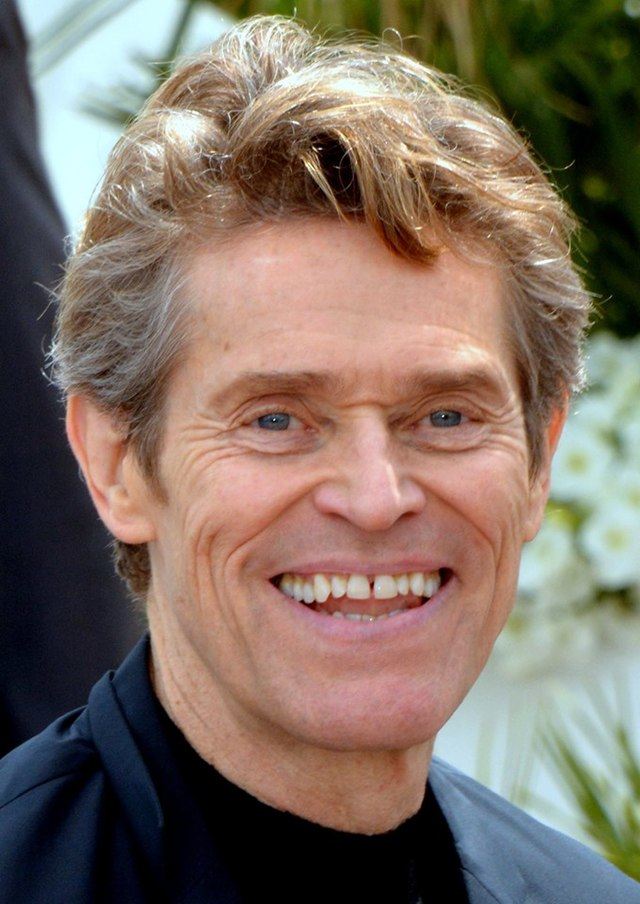
#> input picture dafoe.jpg, 640 x 904 px
$ python main.py
#> lines starting #> are read from the running program, lines starting #| are printed output that depends on the picture; after the words box and inside, x2 and y2 are one past the last pixel; in counts of white or black regions, pixels touching at a corner belong together
import numpy as np
import cv2 as cv
from scipy.interpolate import UnivariateSpline


def orb_features(filename):
#> called with filename = 'dafoe.jpg'
    image = cv.imread(filename)
#> image is the input picture: shape (904, 640, 3); mean B, G, R 100.1, 111.8, 126.9
    orb = cv.ORB_create()
    kp = orb.detect(image, None)
#> kp = 500 keypoints; strongest (x, y, size): (320, 148, 31), (319, 149, 37.2), (313, 148, 31), (274, 419, 31)
    kp, des = orb.compute(image, kp)
    image = cv.drawKeypoints(image, kp, None, color=(255, 0, 0), flags=0)
    cv.imwrite('orb_features_' + filename, image)


def sift_features(filename):
#> called with filename = 'dafoe.jpg'
    image = cv.imread(filename)
    sift = cv.SIFT_create()
    kp = sift.detect(image, None)
#> kp = 2214 keypoints; strongest (x, y, size): (320, 149, 1.8), (314, 148, 1.9), (44, 373, 1.8), (372, 585, 3.6)
    image = cv.drawKeypoints(image, kp, image)
#> image: shape (904, 640, 3); 12.99% of pixels changed, all inside (x1, y1, x2, y2) = (0, 5, 634, 904)
    cv.imwrite('sift_features_' + filename, image)


def canny_edges(filename):
#> called with filename = 'dafoe.jpg'
    img = cv.imread(filename)
    edges = cv.Canny(img, 100, 200)
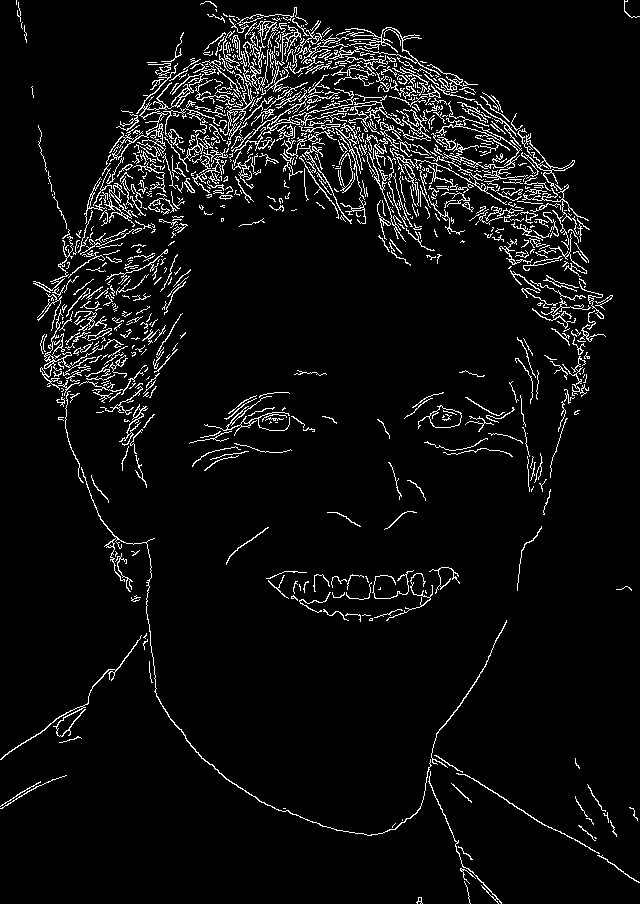
#> edges: shape (904, 640); 5.7% white in thin lines or dots
    cv.imwrite('canny_edges_' + filename, edges)


def grayscale(filename):
#> called with filename = 'dafoe.jpg'
    image = cv.imread(filename, cv.IMREAD_GRAYSCALE)
#> image: shape (904, 640); min 0, max 255, mean 115
    cv.imwrite('grayscale_' + filename, image)


def hsv(filename):
#> called with filename = 'dafoe.jpg'
    image = cv.imread(filename)
    hsv = cv.cvtColor(image, cv.COLOR_BGR2HSV)
#> hsv: shape (904, 640, 3); mean H, S, V 44.8, 101.1, 136.2
    cv.imwrite('hsv_' + filename, hsv)


def flip_vertical(filename):
#> called with filename = 'dafoe.jpg'
    image = cv.imread(filename)
    flip = cv.flip(image, 0)
    cv.imwrite('flip_vertical_' + filename, flip)


def flip_horizontal(filename):
#> called with filename = 'dafoe.jpg'
    image = cv.imread(filename)
    flip = cv.flip(image, 1)
    cv.imwrite('flip_horizontal_' + filename, flip)


def rotate_45_degree(filename):
#> called with filename = 'dafoe.jpg'
    image = cv.imread(filename)
    image_center = tuple(np.array(image.shape[1::-1]) / 2)
#> image_center = (320, 452)
    rot_mat = cv.getRotationMatrix2D(image_center, 45, 1.0)
    result = cv.warpAffine(image, rot_mat, image.shape[1::-1])
    cv.imwrite('rotate_45_degree_' + filename, result)


def rotate_30_degree(filename, x, y):
#> called with filename = 'dafoe.jpg', x = 200, y = 300
    image = cv.imread(filename)
    dot = x, y
    rot_mat = cv.getRotationMatrix2D(dot, 30, 1.0)
    result = cv.warpAffine(image, rot_mat, image.shape[1::-1])
    cv.imwrite('rotate_30_degree_' + filename, result)


def shift_10_pixels(filename):
#> called with filename = 'dafoe.jpg'
    image = cv.imread(filename)
    mtx = np.float32([[1, 0, 10], [0, 1, 0]])
    res = cv.warpAffine(image, mtx, image.shape[1::-1])
    cv.imwrite('shift_10_pixels_' + filename, res)


def change_brightness(filename, brightness):
#> called with filename = 'dafoe.jpg', brightness = 30
    image = cv.imread(filename)
    hsv = cv.cvtColor(image, cv.COLOR_BGR2HSV)
    h, s, v = cv.split(hsv)

    if brightness > 0:
        brightness = np.uint8(brightness)
        lim = 255 - brightness
        v[v > lim] = 255
#> v: shape (904, 640); min 0, max 255, mean 137.1
        v[v <= lim] += brightness
    if brightness < 0:
        brightness = np.uint8(-brightness)
        lim = brightness
        v[v < lim] = 0
        v[v >= lim] -= brightness

    final_hsv = cv.merge((h, s, v))
#> final_hsv: shape (904, 640, 3); mean H, S, V 44.8, 101.1, 165.2
    image = cv.cvtColor(final_hsv, cv.COLOR_HSV2BGR)
#> image: shape (904, 640, 3)
    cv.imwrite('change_brightness_' + filename, image)


def change_contrast(filename, contrast):
#> called with filename = 'dafoe.jpg', contrast = 20
    image = cv.imread(filename)
    contrast *= 2
    f = 131 * (contrast + 127) / (127 * (131 - contrast))
    alpha = f
    gamma = 127 * (1 - f)
    image = cv.addWeighted(image, alpha, image, 0, gamma)
    cv.imwrite('change_contrast_' + filename, image)


def gamma_correction(filename, gamma):
#> called with filename = 'dafoe.jpg', gamma = 0.7
    image = cv.imread(filename)

    deg = 1 / gamma
    table = [pow(i / 255, deg) * 255 for i in range(256)]
    table = np.array(table, np.uint8)

    image = cv.LUT(image, table)
    cv.imwrite('gamma_correction_' + filename, image)


def equalize_histogram(filename):
#> called with filename = 'dafoe.jpg'
    image = cv.imread(filename, cv.IMREAD_GRAYSCALE)
    image = cv.equalizeHist(image)
#> image: shape (904, 640)
    cv.imwrite('equalize_histogram_' + filename, image)


def warming_filter(filename):
#> called with filename = 'dafoe.jpg'
    image = cv.imread(filename)

    def create_LUT(x, y):
        spl = UnivariateSpline(x, y)
        return spl(range(256))

    incr = create_LUT([0, 64, 128, 192, 256], [0, 70, 140, 210, 256]).astype(np.uint8)
    decr = create_LUT([0, 64, 128, 192, 256], [0, 30, 80, 120, 192]).astype(np.uint8)

    b, g, r = cv.split(image)
    r = cv.LUT(r, incr).astype(np.uint8)
    b = cv.LUT(b, decr).astype(np.uint8)
    image = cv.merge((b, g, r))
#> image: shape (904, 640, 3)

    h, s, v = cv.split(cv.cvtColor(image, cv.COLOR_RGB2HSV))
    s = cv.LUT(s, incr).astype(np.uint8)
    image = cv.cvtColor(cv.merge((h, s, v)), cv.COLOR_HSV2RGB)

    cv.imwrite('warming_filter_' + filename, image)


def cooling_filter(filename):
#> called with filename = 'dafoe.jpg'
    image = cv.imread(filename)

    def create_LUT(x, y):
        spl = UnivariateSpline(x, y)
        return spl(range(256))

    incr = create_LUT([0, 64, 128, 192, 256], [0, 70, 140, 210, 256]).astype(np.uint8)
    decr = create_LUT([0, 64, 128, 192, 256], [0, 30, 80, 120, 192]).astype(np.uint8)

    b, g, r = cv.split(image)
    b = cv.LUT(r, incr).astype(np.uint8)
    r = cv.LUT(b, decr).astype(np.uint8)
    image = cv.merge((b, g, r))

    h, s, v = cv.split(cv.cvtColor(image, cv.COLOR_RGB2HSV))
    s = cv.LUT(s, decr).astype(np.uint8)
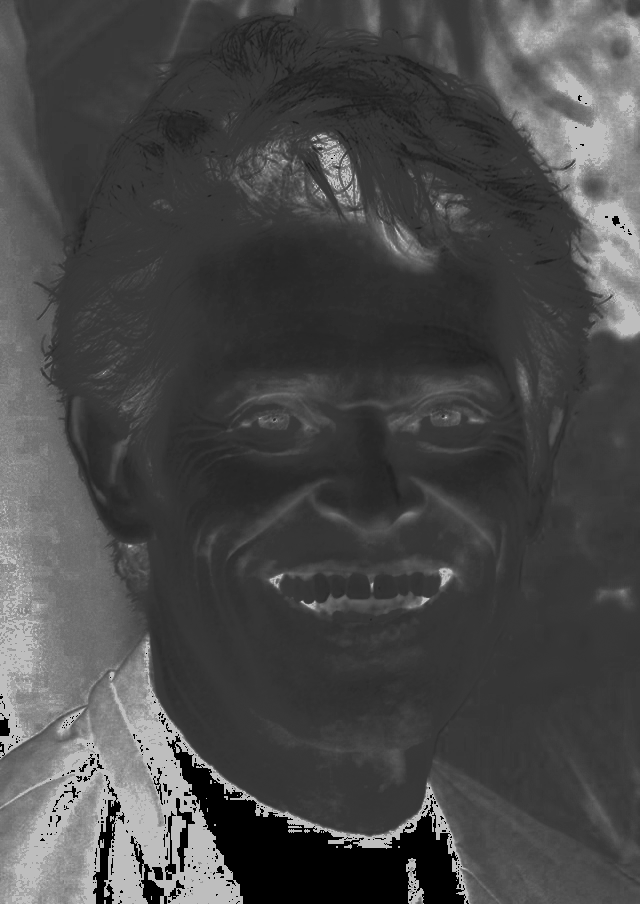
#> s: shape (904, 640); min 0, max 190, mean 72.6
    image = cv.cvtColor(cv.merge((h, s, v)), cv.COLOR_HSV2RGB)
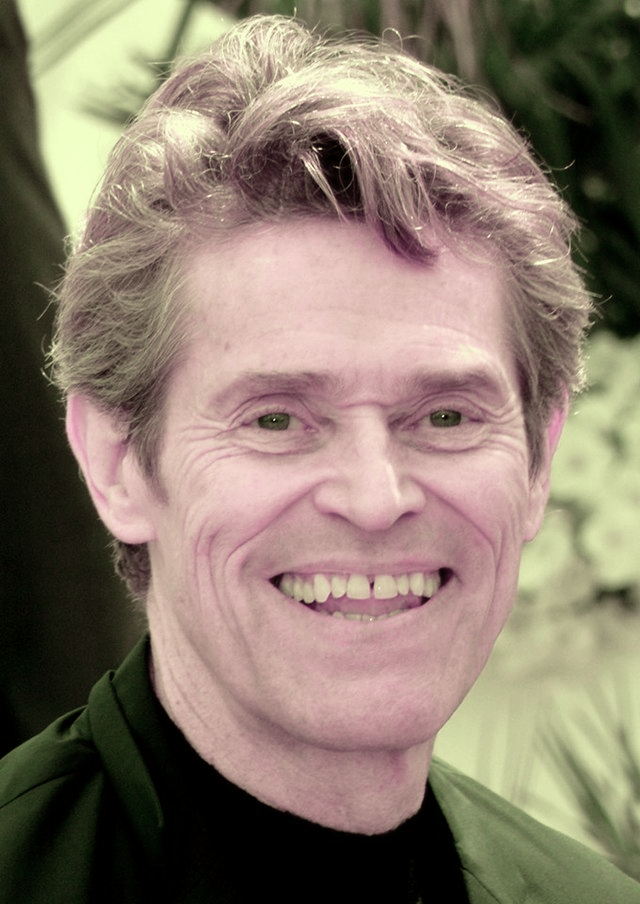
#> image: shape (904, 640, 3); mean R, G, B 138.6, 124.1, 109.1

    cv.imwrite('cooling_filter_' + filename, image)


def colormap(filename, template_filename):
#> called with filename = 'dafoe.jpg', template_filename = 'template.jpg'
    image = cv.imread(filename, cv.IMREAD_GRAYSCALE)
    template = cv.imread(template_filename)
#> template = 256 rows, first 8: [254, 0, 0], [254, 0, 0], [252, 0, 1], [252, 1, 2], [252, 0, 5], [250, 0, 5], [248, 0, 6], [248, 0, 6]

    b, g, r = cv.split(template)
    r = cv.LUT(image, r)
    g = cv.LUT(image, g)
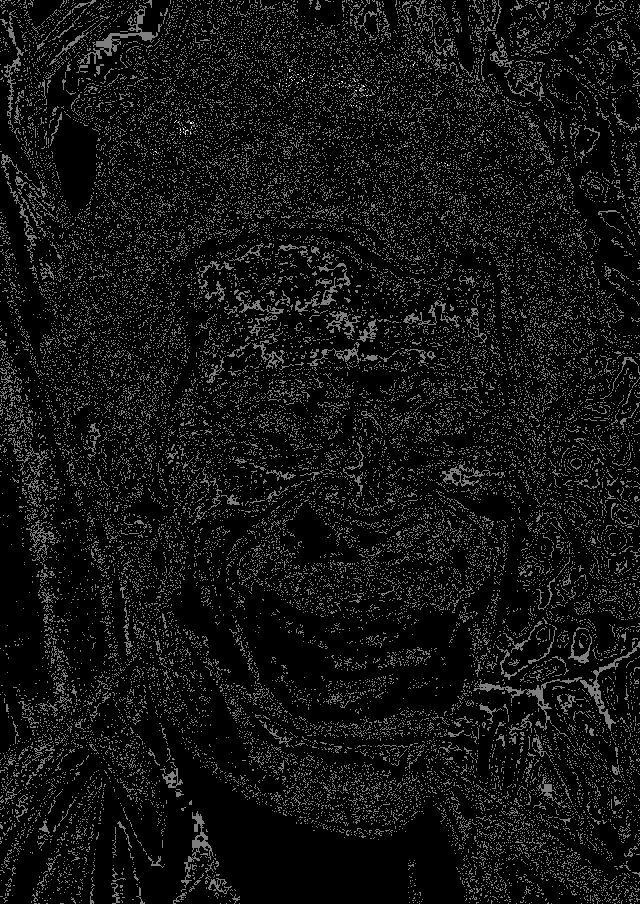
#> g: shape (904, 640); min 0, max 2, mean 0.142; drawn with min black and max white
    b = cv.LUT(image, b)
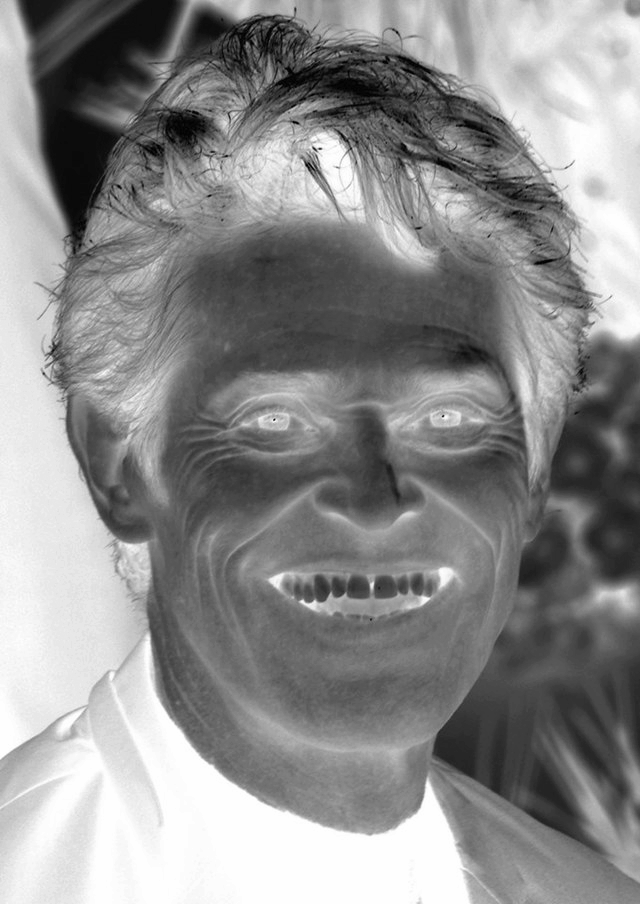
#> b: shape (904, 640); min 2, max 254, mean 140.1
    image = cv.merge((b, g, r))

    cv.imwrite('colormap_' + filename, image)


def binarize(filename):
#> called with filename = 'dafoe.jpg'
    image = cv.imread(filename, cv.IMREAD_GRAYSCALE)
    _, image = cv.threshold(image, 127, 255, cv.THRESH_BINARY)
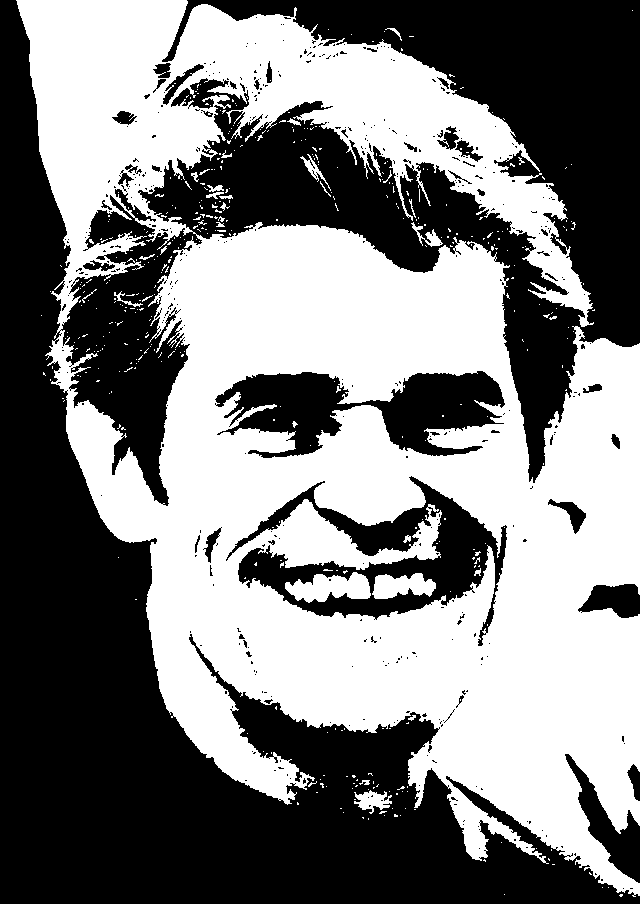
#> image: shape (904, 640); 49.6% white; 439 white regions (409 under 20 px)
    cv.imwrite('binarize_' + filename, image)


def find_contours_binarized(filename):
#> called with filename = 'dafoe.jpg'
    image = cv.imread(filename)
    imgray = cv.cvtColor(image, cv.COLOR_BGR2GRAY)
    _, thresh = cv.threshold(imgray, 127, 255, cv.THRESH_BINARY)

    contours, hierarchy = cv.findContours(thresh, cv.RETR_TREE, cv.CHAIN_APPROX_SIMPLE)
#> contours = 1061 contours, 989 with area under 20; largest, box (x1, y1, x2, y2) and area: (16, 0, 640, 897) 333068, (60, 194, 203, 507) 20528, (225, 475, 508, 647) 18610, (214, 370, 506, 459) 14366, (285, 572, 371, 603) 1592
    image = cv.drawContours(image, contours, -1, (255, 0, 0), 3)
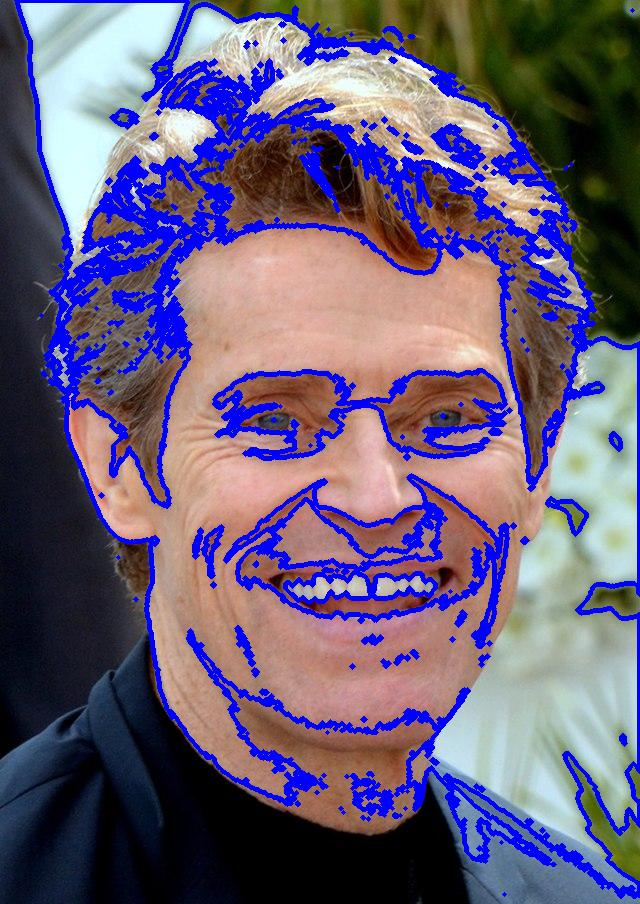
#> image: shape (904, 640, 3); 14.95% of pixels changed, all inside (x1, y1, x2, y2) = (14, 0, 640, 899)
    cv.imwrite('find_contours_binarized_' + filename, image)


def find_contours(filename):
#> called with filename = 'dafoe.jpg'
    image = cv.imread(filename)

    scale = 1
    delta = 0
    ddepth = cv.CV_16S

    image = cv.GaussianBlur(image, (3, 3), 0)

    gray = cv.cvtColor(image, cv.COLOR_BGR2GRAY)

    grad_x = cv.Sobel(gray, ddepth, 1, 0, ksize=3, scale=scale, delta=delta, borderType=cv.BORDER_DEFAULT)
    grad_y = cv.Sobel(gray, ddepth, 0, 1, ksize=3, scale=scale, delta=delta, borderType=cv.BORDER_DEFAULT)

    abs_grad_x = cv.convertScaleAbs(grad_x)
    abs_grad_y = cv.convertScaleAbs(grad_y)

    grad = cv.addWeighted(abs_grad_x, 0.5, abs_grad_y, 0.5, 0)
    cv.imwrite('find_contours_' + filename, grad)


def blur(filename):
    image = cv.imread(filename)
    image = cv.blur(image, (10, 10))
    cv.imwrite('blur_' + filename, image)


def fourier_low_frequencies(filename):
#> called with filename = 'dafoe.jpg'
    image = cv.imread(filename)
    rows, cols, _ = image.shape
#> rows = 904; cols = 640

    def filter(im):
        dft = cv.dft(np.float32(im), flags=cv.DFT_COMPLEX_OUTPUT)
        dft_shift = np.fft.fftshift(dft)

        crow, ccol = rows // 2, cols // 2
#> crow = 452; ccol = 320
        mask = np.zeros((rows, cols, 2), np.uint8)
        mask[crow - 30:crow + 30, ccol - 30:ccol + 30] = 1
        fshift = dft_shift * mask

        back_ishift = np.fft.ifftshift(fshift)
        img_back = cv.idft(back_ishift)
        img_back = cv.magnitude(img_back[:, :, 0], img_back[:, :, 1])
        return cv.normalize(img_back, None, alpha=0, beta=255, norm_type=cv.NORM_MINMAX, dtype=cv.CV_8U)

    b, g, r = cv.split(image)

    r = filter(r)
    g = filter(g)
    b = filter(b)

    image = cv.merge((b, g, r))
    cv.imwrite('fourier_low_frequencies_' + filename, image)


def fourier_high_frequencies(filename):
    image = cv.imread(filename)
    rows, cols, _ = image.shape

    def filter(im):
        dft = cv.dft(np.float32(im), flags=cv.DFT_COMPLEX_OUTPUT)
        dft_shift = np.fft.fftshift(dft)

        crow, ccol = rows // 2, cols // 2
#> crow = 452; ccol = 320
        mask = np.ones((rows, cols, 2), np.uint8)
        mask[crow - 30:crow + 30, ccol - 30:ccol + 30] = 0
        fshift = dft_shift * mask

        back_ishift = np.fft.ifftshift(fshift)
        img_back = cv.idft(back_ishift)
        img_back = cv.magnitude(img_back[:, :, 0], img_back[:, :, 1])
        return cv.normalize(img_back, None, alpha=0, beta=255, norm_type=cv.NORM_MINMAX, dtype=cv.CV_8U)

    b, g, r = cv.split(image)

    r = filter(r)
    g = filter(g)
    b = filter(b)

    image = cv.merge((b, g, r))
    cv.imwrite('fourier_high_frequencies_' + filename, image)


def erode(filename):
    image = cv.imread(filename)
    kernel = np.ones((5, 5), np.uint8)
    image = cv.erode(image, kernel)
    cv.imwrite('erode_' + filename, image)


def dilate(filename):
    image = cv.imread(filename)
    kernel = np.ones((5, 5), np.uint8)
    image = cv.dilate(image, kernel)
    cv.imwrite('dilate_' + filename, image)


if __name__ == '__main__':
    sources = ['dafoe.jpg']

    # Create template for colormap
    template_filename = 'template.jpg'
    r = np.array([range(256)])
    g = np.array([[0] * 256])
    b = np.array([range(255, -1, -1)])
    template = cv.merge((b, g, r))
    cv.imwrite(template_filename, template)

    for src in sources:
        orb_features(src)
        sift_features(src)
        canny_edges(src)
        grayscale(src)
        hsv(src)
        flip_vertical(src)
        flip_horizontal(src)
        rotate_45_degree(src)
        rotate_30_degree(src, 200, 300)
        shift_10_pixels(src)
        change_brightness(src, 30)
        change_contrast(src, 20)
        gamma_correction(src, 0.7)
        equalize_histogram(src)
        warming_filter(src)
        cooling_filter(src)
        colormap(src, template_filename)
        binarize(src)
        find_contours_binarized(src)
        find_contours(src)
        blur(src)
        fourier_low_frequencies(src)
        fourier_high_frequencies(src)
        erode(src)
        dilate(src)
